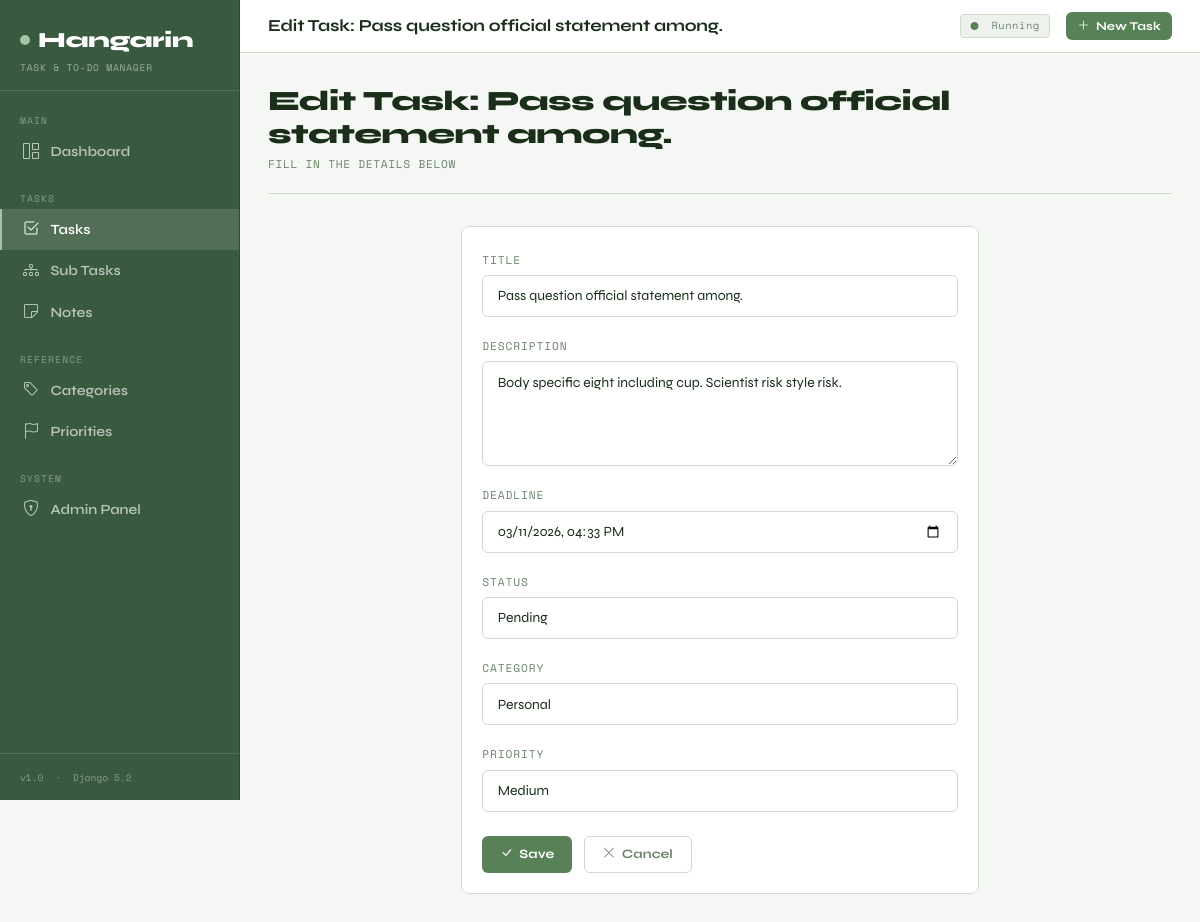
The page /tasks/20/edit/ on the database its author committed.
### taskapp/models.py (models this page shows, shortened)
class BaseModel(models.Model):
    created_at = models.DateTimeField(auto_now_add=True)
    updated_at = models.DateTimeField(auto_now=True)
    class Meta:
        abstract = True

class Task(BaseModel):
    STATUS_CHOICES = [
        ("Pending", "Pending"),
        ("In Progress", "In Progress"),
        ("Completed", "Completed"),
    ]
    title = models.CharField(max_length=255)
    description = models.TextField(blank=True, null=True)
    deadline = models.DateTimeField(blank=True, null=True)
    status = models.CharField(
        max_length=50,
        choices=STATUS_CHOICES,
        default="Pending",
    )
    category = models.ForeignKey(
        Category,
        on_delete=models.SET_NULL,
        null=True,
        blank=True,
        related_name="tasks",
    )
    priority = models.ForeignKey(
        Priority,
        on_delete=models.SET_NULL,
        null=True,
        blank=True,
        related_name="tasks",
    )
    class Meta:
        verbose_name = "Task"
        verbose_name_plural = "Tasks"
        ordering = ["-created_at"]

### taskapp/views.py (the view)
# urls.py: path("tasks/<int:pk>/edit/", views.TaskUpdateView.as_view(), name="task-edit"),
class TaskUpdateView(UpdateView):
    model = Task
    form_class = TaskForm
    template_name = "taskapp/task_form.html"
    success_url = reverse_lazy("task-list")
    def get_context_data(self, **kwargs):
        ctx = super().get_context_data(**kwargs)
        ctx["form_title"] = f"Edit Task: {self.object.title}"
        ctx["cancel_url"] = reverse_lazy("task-list")
        return ctx

### taskapp/forms.py
class TaskForm(forms.ModelForm):
    class Meta:
        model = Task
        fields = ["title", "description", "deadline", "status", "category", "priority"]
        widgets = {
            "title": forms.TextInput(attrs={"class": "form-control"}),
            "description": forms.Textarea(attrs={"class": "form-control", "rows": 4}),
            "deadline": forms.DateTimeInput(
                attrs={"class": "form-control", "type": "datetime-local"},
                format="%Y-%m-%dT%H:%M",
            ),
            "status": forms.Select(attrs={"class": "form-select"}),
            "category": forms.Select(attrs={"class": "form-select"}),
            "priority": forms.Select(attrs={"class": "form-select"}),
        }
    def __init__(self, *args, **kwargs):
        super().__init__(*args, **kwargs)
        if self.instance and self.instance.deadline:
            self.initial["deadline"] = self.instance.deadline.strftime("%Y-%m-%dT%H:%M")

### taskapp/models.py (called while the page is built)
    def __str__(self):
        return self.name

    def __str__(self):
        return self.name

### templates/taskapp/task_form.html (shortened to what this page needs)
{% extends "base.html" %}
{% block topbar_title %}{{ form_title }}{% endblock %}
{% block content %}
<div class="page-header fade-up">
  <div>
    <h1>{{ form_title }}</h1>
    <div class="sub">Fill in the details below</div>
  </div>
</div>
<div class="row justify-content-center fade-up">
  <div class="col-lg-7">
    <div class="hng-card">
      <form method="post">
        {% for field in form %}
        <div class="mb-3">
          <label class="form-label">{{ field.label }}</label>
          {{ field }}
        </div>
        {% endfor %}
        <div style="display:flex;gap:.75rem;margin-top:1.5rem;">
          <button type="submit" class="btn-hng btn-hng-primary">
            <i class="bi bi-check-lg"></i> Save
          </button>
          <a href="{{ cancel_url }}" class="btn-hng btn-hng-ghost">
            <i class="bi bi-x-lg"></i> Cancel
          </a>
        </div>
      </form>
    </div>
  </div>
</div>
{% endblock %}

### templates/base.html (style rules this page uses)
:root { --bg: #f5f7f4; --bg2: #ffffff; --bg3: #eef2ec; --border: #d0dbc9; --accent: #588157; --accent2: #3a6b3a; --accent3: #c0392b; --text: #1a2e1a; --muted: #6b836b; --sidebar: 240px; --font-ui: 'Syne', sans-serif; --font-mono:'Space Mono', monospace; }
* { box-sizing: border-box; }
body { margin: 0; background: var(--bg); color: var(--text); font-family: var(--font-ui); min-height: 100vh; display: flex; }
.page-header { display: flex; align-items: flex-end; justify-content: space-between; margin-bottom: 2rem; padding-bottom: 1.25rem; border-bottom: 1px solid var(--border); }
.page-header h1 { font-size: 1.75rem; font-weight: 800; margin: 0; letter-spacing: -.02em; }
.page-header .sub { font-family: var(--font-mono); font-size: .7rem; color: var(--muted); margin-top: .25rem; letter-spacing: .06em; text-transform: uppercase; }
.hng-card { background: var(--bg2); border: 1px solid var(--border); border-radius: 8px; padding: 1.25rem; }
.btn-hng { font-family: var(--font-ui); font-weight: 700; font-size: .8rem; border: none; padding: .5rem 1.1rem; border-radius: 6px; cursor: pointer; transition: all .15s; text-decoration: none; display: inline-flex; align-items: center; gap: .4rem; letter-spacing: .01em; }
.btn-hng-primary { background: var(--accent); color: #ffffff; }
.btn-hng-ghost { background: transparent; color: var(--muted); border: 1px solid var(--border); }
.form-control, .form-select { background: var(--bg2) !important; border: 1px solid var(--border) !important; color: var(--text) !important; border-radius: 6px !important; font-family: var(--font-ui) !important; font-size: .875rem !important; padding: .6rem .9rem !important; }
.form-select option { background: var(--bg2); }
.form-label { font-family: var(--font-mono); font-size: .7rem; letter-spacing: .08em; text-transform: uppercase; color: var(--muted); margin-bottom: .4rem; }
.fade-up { animation: fadeUp .3s ease both; }

### rows shown on the page
Task: form "Pass question official statement among." "Body specific eight including cup. Scientist risk style risk." "03/11/2026 16:33" "Pending" "Personal" "Medium"

### other values the page prints
{{ field.label }} "TITLE" "DESCRIPTION" "DEADLINE" "STATUS" "CATEGORY" "PRIORITY"
